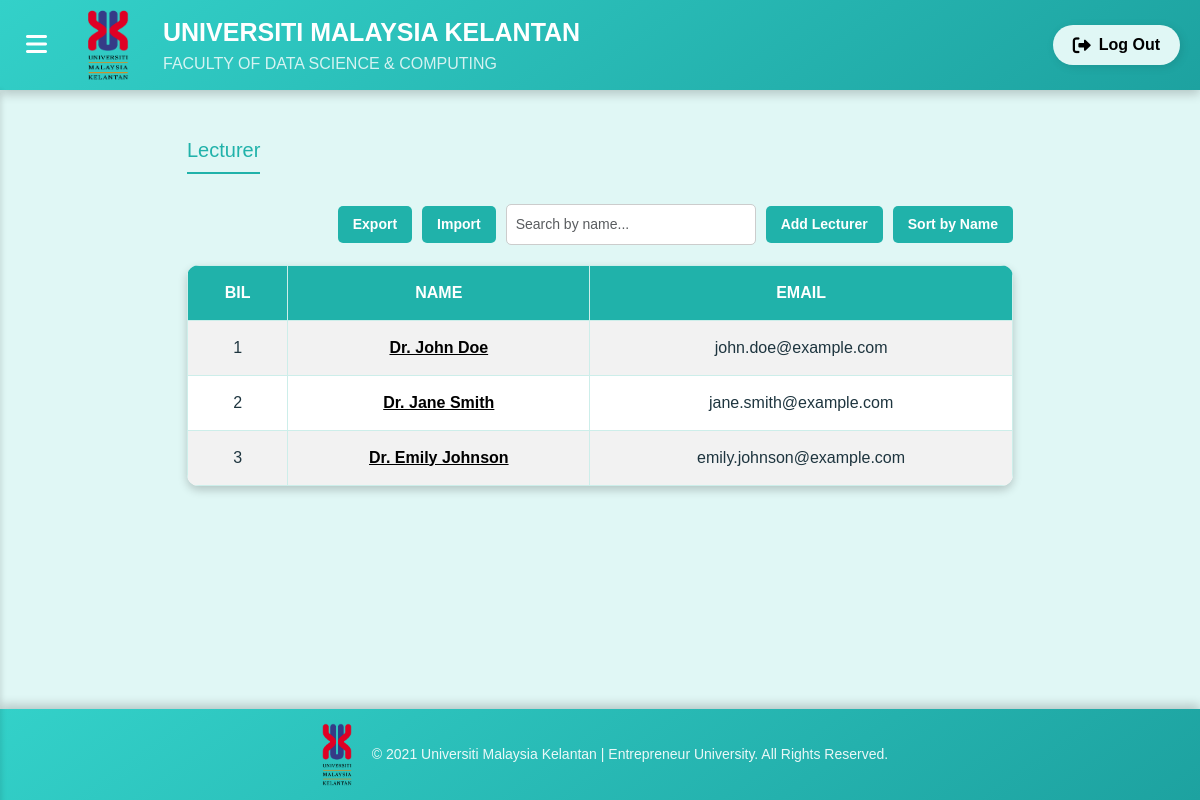
Page /admin_lecturer_list.php on the committed database.
### tables this page shows
CREATE TABLE `users` (
  `id` int(10) UNSIGNED NOT NULL,
  `name` varchar(255) NOT NULL DEFAULT '',
  `email` varchar(255) NOT NULL,
  `phone` varchar(20) DEFAULT NULL,
  `password` varchar(255) NOT NULL,
  `role` enum('student','lecturer','admin') NOT NULL DEFAULT 'student'
);

### admin_lecturer_list.php (the view, shortened to what this page needs)
<?php
include("db_connect.php");
?>
<!DOCTYPE html>
<html lang="en">
<head>
    <link href="https://cdn.jsdelivr.net/npm/bootstrap@5.3.2/dist/css/bootstrap.min.css" rel="stylesheet">
    <link href="https://cdnjs.cloudflare.com/ajax/libs/font-awesome/6.0.0-beta3/css/all.min.css" rel="stylesheet">
    <link href="https://cdn.jsdelivr.net/npm/bootstrap@5.3.2/dist/css/bootstrap.min.css" rel="stylesheet">
</head>
<body>
<div class="container">
    <div class="navbar">
        <div class="logo">
            <button id="sidebarToggle" class="menu-toggle">
                <i class="fas fa-bars"></i>
            </button>
            <img src="image/logoumk.png" alt="UMK Logo" class="logo-img">
            <div>
                <p>UNIVERSITI MALAYSIA KELANTAN</p>
                <p class="faculty-title">FACULTY OF DATA SCIENCE & COMPUTING</p>
            </div>
        </div>
        <ul class="menu">
        <li>
    <a href="logout.php" class="logout-btn">
        <i class="fas fa-sign-out-alt"></i> Log Out
    </a>
</li>
        </ul>
    </div>
 <div class="main-content" id="main-content">
      <section class="lecturer-table">
        <h3 style="margin-bottom: 30px;">Lecturer</h3>
        <div class="button-search-container">
        <div class="right-controls">
            <button id="exportCSV" class="btn export-btn">Export</button>
            <button id="importCSVBtn" class="btn import-btn">Import</button>
            <input type="text" id="searchInput" placeholder="Search by name..." class="form-control search-bar">
            <button id="addLecturerBtn" class="btn add-btn">Add Lecturer</button>
            <button id="sortLecturerBtn" class="btn sort-btn">Sort by Name</button>
        </div>
        </div>
        <table id="lecturerTable" class="table table-striped table-bordered">
          <thead>
            <tr>
              <th>Bil</th>
              <th>Name</th>
              <th>Email</th>
            </tr>
          </thead>
          <tbody>
            <?php
              $sql = "SELECT id, name, email FROM users WHERE role = 'lecturer' ORDER BY id ASC";
              $result = $conn->query($sql);
              if ($result->num_rows > 0) {
                  $counter = 1;
                  while ($row = $result->fetch_assoc()) {
                      echo "<tr>";
                      echo "<td>" . $counter++ . "</td>";
                      echo "<td><a href='admin_lecturer.php?lecturer=" . urlencode($row['name']) . "' class='lecturer-link'>"
                           . htmlspecialchars($row['name']) . "</a></td>";
                      echo "<td>" . htmlspecialchars($row['email']) . "</td>";
                      echo "</tr>";
                  }
              }
            ?>
          </tbody>
        </table>
      </section>
    </div>
  </div>
<footer class="footer">
    <div class="footer-content">
        <img src="image/logoumk.png" alt="UMK Logo" class="footer-logo">
        <p>&copy; 2021 Universiti Malaysia Kelantan | Entrepreneur University. All Rights Reserved.</p>
    </div>
</footer>
</body>
</html>

### admin_lecturer_list.php (style rules this page uses)
body { background-color: #e0f7f5; margin: 0; font-family: Arial, sans-serif; display: flex; overflow: hidden; }
.navbar { background: linear-gradient(145deg, #33d1c9, #1da2a0); color: #ffffff; width: 100%; padding: 5px 20px; display: flex; align-items: center; justify-content: space-between; box-shadow: 0 4px 10px rgba(0, 0, 0, 0.2); position: fixed; top: 0; left: 0; z-index: 1000; transition: transform 0.3s ease; }
.navbar .logo { display: flex; align-items: center; gap: 10px; }
.navbar .logo-img { width: 70px; height: 80px; margin-right: 10px; }
.navbar .logo p { font-size: 25px; font-weight: bold; color: #ffffff; margin: 0; text-transform: uppercase; }
.navbar .logo p.faculty-title { font-size: 16px; font-weight: normal; color: #ffffff; opacity: 0.8; margin: 0; text-transform: capitalize; }
.navbar .menu { list-style: none; margin: 0; padding: 0; display: flex; align-items: center; }
.logout-btn { background: #e0f7f5; color: black; padding: 8px 20px; border-radius: 25px; text-decoration: none; font-weight: bold; display: flex; align-items: center; gap: 8px; font-size: 16px; transition: background 0.3s ease, transform 0.2s ease; border: none; cursor: pointer; box-shadow: 2px 2px 10px rgba(0, 0, 0, 0.1); }
.logout-btn i { font-size: 18px; }
.menu-toggle { background: none; border: none; color: white; font-size: 24px; cursor: pointer; margin-right: 10px; }
.main-content { margin-left: 0; transition: margin-left 0.3s ease; padding: 20px; width: calc(100% - 250px); background-color: #e0f7f5; min-height: 100%; overflow-y: auto; margin-top: 95px; }
.container { flex: 1; display: flex; flex-direction: column; justify-content: center; align-items: center; width: 100%; margin-top: 50px }
.lecturer-table h3 { margin: 0; margin-top: 20px; padding-bottom: 10px; font-size: 20px; color: #20b2aa; border-bottom: 2px solid #20b2aa; display: inline-block; }
.lecturer-table table { width: 100%; border-collapse: collapse; margin-top: 20px; border-radius: 12px; overflow: hidden; box-shadow: 0 4px 10px rgba(0,0,0,0.2); background-color: #ffffff; color: #1e353f; }
.lecturer-table table th, .lecturer-table table td { padding: 15px; border: 1px solid #cdeeea; font-size: 16px; }
.lecturer-table table th { background-color: #20b2aa; font-weight: bold; text-align: center; color: #ffffff; text-transform: uppercase; }
.lecturer-table table td { text-align: center; color: #1e353f; }
.button-search-container { display: flex; justify-content: flex-end; align-items: center; margin-bottom: 15px; }
.right-controls { display: flex; align-items: center; gap: 10px; }
.export-btn, .import-btn, .add-btn, .sort-btn { background-color: #20b2aa; color: white; padding: 8px 15px; border: none; border-radius: 5px; font-size: 14px; font-weight: bold; cursor: pointer; transition: background-color 0.3s ease; }
.search-bar { width: 250px; padding: 9px; border: 1px solid #ccc; border-radius: 5px; font-size: 14px; }
.lecturer-link { text-decoration: underline; color: black; font-weight: bold; }
html, body { height: 100%; margin: 0; display: flex; flex-direction: column; overflow-y: auto; }
.footer { background: linear-gradient(145deg, #33d1c9, #1da2a0); color: #ffffff; text-align: center; padding: 10px 0; box-shadow: 0 -4px 10px rgba(0, 0, 0, 0.2); margin-top: 20px; }
.footer-content { display: flex; align-items: center; justify-content: center; gap: 10px; flex-wrap: wrap; }
.footer-logo { width: 50px; height: auto; }
.footer p { margin: 0; font-size: 14px; font-weight: normal; opacity: 0.9; }

### rows in the picture
users: name "Dr. John Doe", email "john.doe@example.com"
users: name "Dr. Jane Smith", email "jane.smith@example.com"
users: name "Dr. Emily Johnson", email "emily.johnson@example.com"
